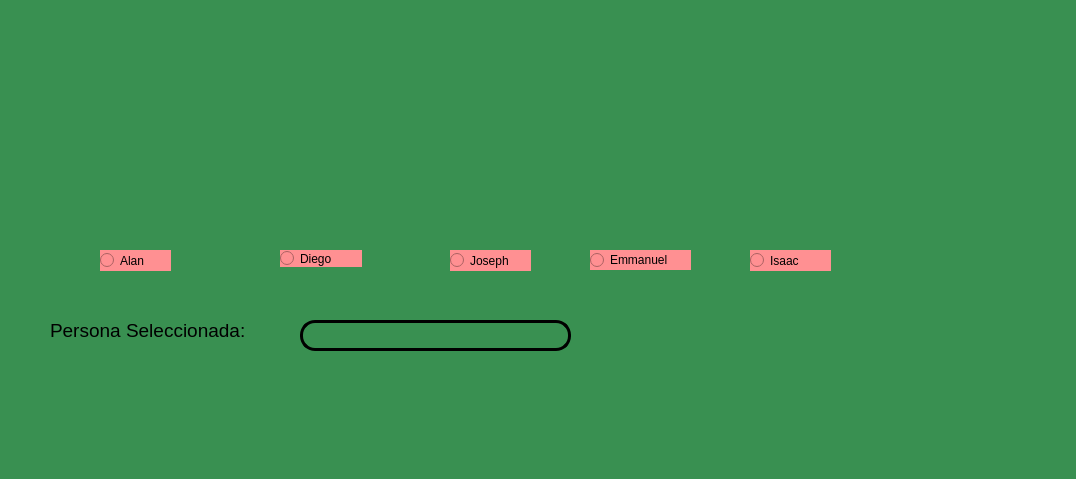
<?xml version="1.0" encoding="UTF-8"?>
<ui version="4.0">
 <class>MainWindow</class>
 <widget class="QMainWindow" name="MainWindow">
  <property name="geometry">
   <rect>
    <x>0</x>
    <y>0</y>
    <width>1076</width>
    <height>479</height>
   </rect>
  </property>
  <property name="windowTitle">
   <string>MainWindow</string>
  </property>
  <property name="styleSheet">
   <string notr="true">background-color: rgb(57, 144, 81);</string>
  </property>
  <widget class="QWidget" name="centralwidget">
   <widget class="QLabel" name="Img_joseph">
    <property name="geometry">
     <rect>
      <x>410</x>
      <y>140</y>
      <width>131</width>
      <height>101</height>
     </rect>
    </property>
    <property name="text">
     <string/>
    </property>
    <property name="pixmap">
     <pixmap resource="../../Resource/resource.qrc">:/Integrantes/Img_joseph.jpg</pixmap>
    </property>
    <property name="scaledContents">
     <bool>true</bool>
    </property>
   </widget>
   <widget class="QLabel" name="Img_alan">
    <property name="geometry">
     <rect>
      <x>70</x>
      <y>140</y>
      <width>131</width>
      <height>101</height>
     </rect>
    </property>
    <property name="text">
     <string/>
    </property>
    <property name="pixmap">
     <pixmap resource="../../Resource/resource.qrc">:/Integrantes/Img_alan.jpg</pixmap>
    </property>
    <property name="scaledContents">
     <bool>true</bool>
    </property>
   </widget>
   <widget class="QLabel" name="Img_diego">
    <property name="geometry">
     <rect>
      <x>240</x>
      <y>140</y>
      <width>131</width>
      <height>101</height>
     </rect>
    </property>
    <property name="text">
     <string/>
    </property>
    <property name="pixmap">
     <pixmap resource="../../Resource/resource.qrc">:/Integrantes/Img_diego.jpg</pixmap>
    </property>
    <property name="scaledContents">
     <bool>true</bool>
    </property>
   </widget>
   <widget class="QLabel" name="label_10">
    <property name="geometry">
     <rect>
      <x>870</x>
      <y>0</y>
      <width>191</width>
      <height>61</height>
     </rect>
    </property>
    <property name="text">
     <string/>
    </property>
    <property name="pixmap">
     <pixmap resource="../../Resource/resource.qrc">:/Logos/fians.png</pixmap>
    </property>
    <property name="scaledContents">
     <bool>true</bool>
    </property>
   </widget>
   <widget class="QLabel" name="label_9">
    <property name="geometry">
     <rect>
      <x>910</x>
      <y>330</y>
      <width>181</width>
      <height>101</height>
     </rect>
    </property>
    <property name="text">
     <string/>
    </property>
    <property name="pixmap">
     <pixmap resource="../../Resource/resource.qrc">:/Logos/Shelby-Logo.png</pixmap>
    </property>
    <property name="scaledContents">
     <bool>true</bool>
    </property>
   </widget>
   <widget class="QLabel" name="label_11">
    <property name="geometry">
     <rect>
      <x>10</x>
      <y>10</y>
      <width>161</width>
      <height>71</height>
     </rect>
    </property>
    <property name="text">
     <string/>
    </property>
    <property name="pixmap">
     <pixmap resource="../../Resource/resource.qrc">:/Logos/uatlogopng.png</pixmap>
    </property>
    <property name="scaledContents">
     <bool>true</bool>
    </property>
   </widget>
   <widget class="QLabel" name="label_4">
    <property name="geometry">
     <rect>
      <x>50</x>
      <y>320</y>
      <width>241</width>
      <height>21</height>
     </rect>
    </property>
    <property name="font">
     <font>
      <pointsize>14</pointsize>
     </font>
    </property>
    <property name="text">
     <string>Persona Seleccionada:</string>
    </property>
   </widget>
   <widget class="QRadioButton" name="rb_alan">
    <property name="geometry">
     <rect>
      <x>100</x>
      <y>250</y>
      <width>71</width>
      <height>21</height>
     </rect>
    </property>
    <property name="styleSheet">
     <string notr="true">background-color: rgb(255, 144, 146);</string>
    </property>
    <property name="text">
     <string>Alan</string>
    </property>
   </widget>
   <widget class="QRadioButton" name="rb_diego">
    <property name="geometry">
     <rect>
      <x>280</x>
      <y>250</y>
      <width>82</width>
      <height>17</height>
     </rect>
    </property>
    <property name="styleSheet">
     <string notr="true">background-color: rgb(255, 144, 146);</string>
    </property>
    <property name="text">
     <string>Diego</string>
    </property>
   </widget>
   <widget class="QRadioButton" name="rb_joseph">
    <property name="geometry">
     <rect>
      <x>450</x>
      <y>250</y>
      <width>81</width>
      <height>21</height>
     </rect>
    </property>
    <property name="styleSheet">
     <string notr="true">background-color: rgb(255, 144, 146);</string>
    </property>
    <property name="text">
     <string>Joseph</string>
    </property>
   </widget>
   <widget class="QLineEdit" name="lineEdit">
    <property name="geometry">
     <rect>
      <x>300</x>
      <y>320</y>
      <width>271</width>
      <height>31</height>
     </rect>
    </property>
    <property name="font">
     <font>
      <pointsize>14</pointsize>
     </font>
    </property>
    <property name="styleSheet">
     <string notr="true">
    border: 2.5px solid balck;
    color: black;
border-radius: 15px;</string>
    </property>
   </widget>
   <widget class="QLabel" name="Img_joseph_2">
    <property name="geometry">
     <rect>
      <x>570</x>
      <y>140</y>
      <width>131</width>
      <height>101</height>
     </rect>
    </property>
    <property name="text">
     <string/>
    </property>
    <property name="pixmap">
     <pixmap resource="../../Resource/resource.qrc">:/Integrantes/emmanuel.jpeg</pixmap>
    </property>
    <property name="scaledContents">
     <bool>true</bool>
    </property>
   </widget>
   <widget class="QLabel" name="Img_joseph_3">
    <property name="geometry">
     <rect>
      <x>730</x>
      <y>140</y>
      <width>131</width>
      <height>101</height>
     </rect>
    </property>
    <property name="text">
     <string/>
    </property>
    <property name="pixmap">
     <pixmap resource="../../Resource/resource.qrc">:/Integrantes/duck.jpeg</pixmap>
    </property>
    <property name="scaledContents">
     <bool>true</bool>
    </property>
   </widget>
   <widget class="QRadioButton" name="rb_joseph_2">
    <property name="geometry">
     <rect>
      <x>590</x>
      <y>250</y>
      <width>101</width>
      <height>20</height>
     </rect>
    </property>
    <property name="styleSheet">
     <string notr="true">background-color: rgb(255, 144, 146);</string>
    </property>
    <property name="text">
     <string>Emmanuel</string>
    </property>
   </widget>
   <widget class="QRadioButton" name="rb_joseph_3">
    <property name="geometry">
     <rect>
      <x>750</x>
      <y>250</y>
      <width>81</width>
      <height>21</height>
     </rect>
    </property>
    <property name="styleSheet">
     <string notr="true">background-color: rgb(255, 144, 146);</string>
    </property>
    <property name="text">
     <string>Isaac</string>
    </property>
   </widget>
  </widget>
  <widget class="QMenuBar" name="menubar">
   <property name="geometry">
    <rect>
     <x>0</x>
     <y>0</y>
     <width>1076</width>
     <height>26</height>
    </rect>
   </property>
  </widget>
  <widget class="QStatusBar" name="statusbar"/>
 </widget>
 <resources>
  <include location="../../Resource/resource.qrc"/>
 </resources>
 <connections/>
</ui>
